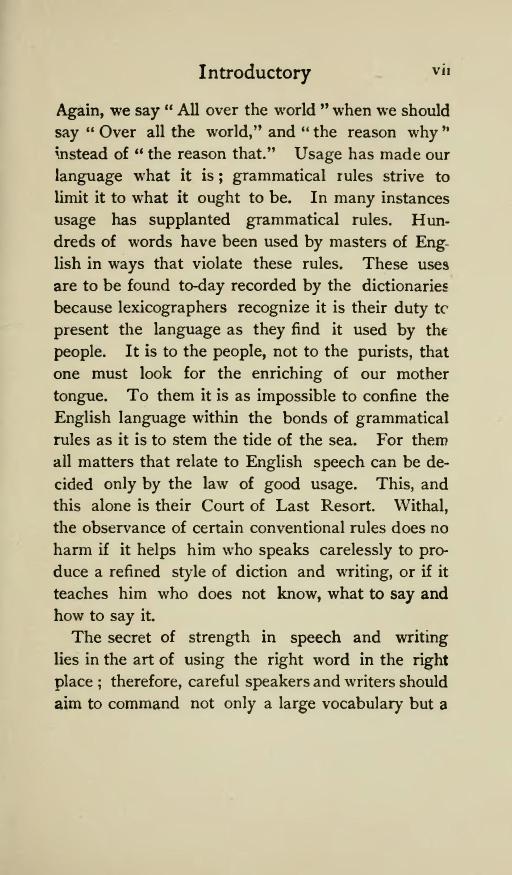
#> input picture Project/data/book.jpg, 1024 x 1749 px (shown at 1/2 size)
$ python main.py
#> lines starting #> are read from the running program, lines starting #| are printed output that depends on the picture; after the words box and inside, x2 and y2 are one past the last pixel; in counts of white or black regions, pixels touching at a corner belong together
import cv2
import numpy as np
import matplotlib.pyplot as plt
import pytesseract
import easygui
from pytesseract import Output
import csv
import random
from csv import writer
import os


f = easygui.fileopenbox(filetypes=["*.jpg","*.jpeg","*.png"])
#> the answer given: data/book.jpg
img = cv2.imread(f)
#> img is the input picture: shape (1749, 1024, 3); mean B, G, R 161, 192.3, 200

#if on windows, uncomment this line:
pytesseract.pytesseract.tesseract_cmd = r'C:\Program Files\Tesseract-OCR\tesseract'


# create a function to extract text from image using pytesseract and put it into a txt file
def setup_image(img):
    # convert the image to gray scale
    gray = cv2.cvtColor(img, cv2.COLOR_BGR2GRAY)
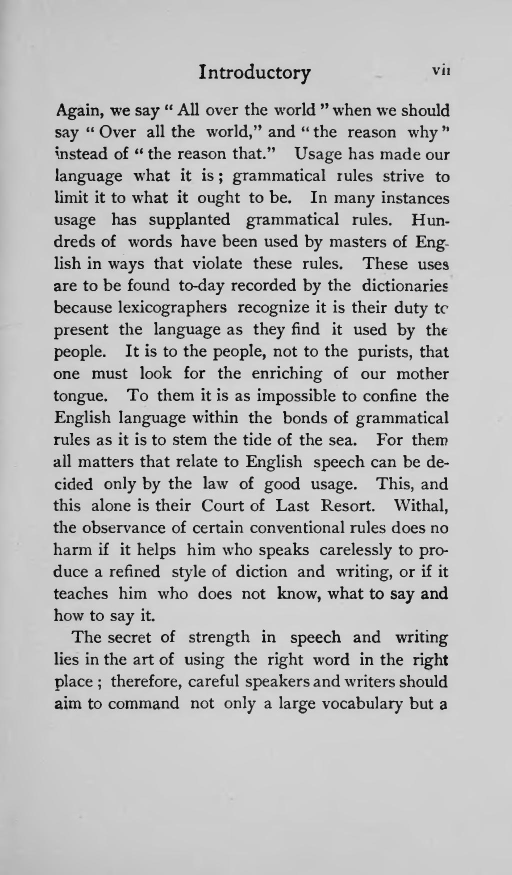
#> gray: shape (1749, 1024) (shown at 1/2 size); min 1, max 253, mean 191.1
    img = gray
    # apply a thrshold to get image with only b&w (binarization)
    ret, img = cv2.threshold(img, 0, 255, cv2.THRESH_BINARY + cv2.THRESH_OTSU)
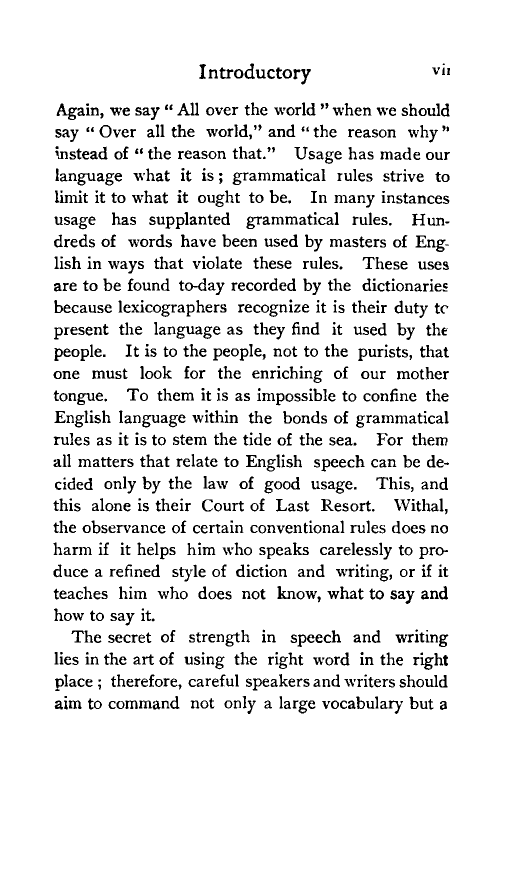
#> img: shape (1749, 1024) (shown at 1/2 size); 91.9% white; 1202 black regions (42 under 20 px), largest, box (x1, y1, x2, y2) and area: (113, 207, 155, 240) 462, (555, 1172, 592, 1198) 365, (155, 346, 191, 371) 338
#> ret = 120
    # save the thresh holded image
    cv2.imwrite("data/output/temp.png", img)
    return img


# Read in image
img1 = setup_image(img)

# Pytesseract
#> (the run stopped early here; a loop or call above may not have finished)
